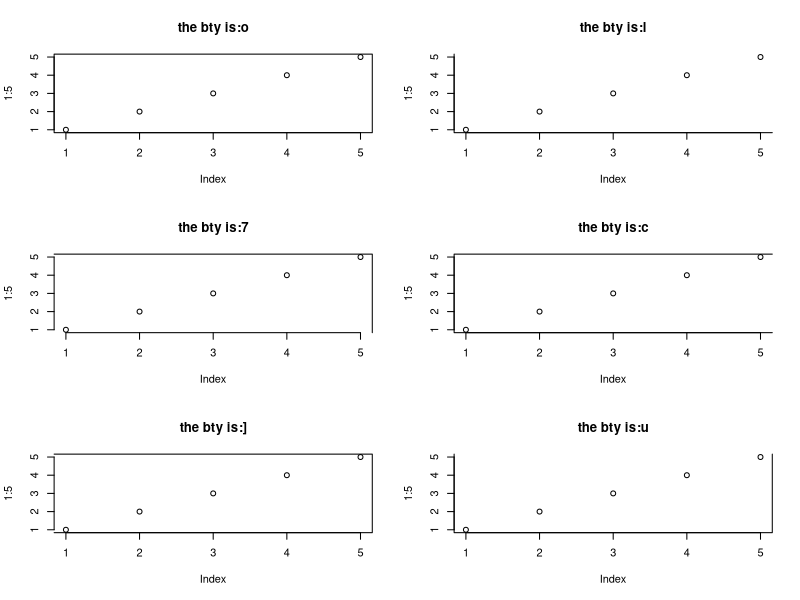

Here is the R script that generated this plot: (Note: this script raises an error after producing the figure.)
# par
# bty:o,l,7,c,u,] 边框样式
# cex 放大或缩小倍数 cex.lab cex.main cex.sub.cex.axis
# col col.main col.sub col.axis col.lab
# family serif symbol mono sans
# font 1 2 3 4 正常 粗体 斜体 粗斜体
# las 坐标轴刻度和坐标轴的关系 0 1 2 3
# lty 0 1 2 3 4 5 6 无线 实线  虚线 点线 点划线 长划线 点长划线
# mgp mgp=c(x,y,z) 分别表示坐标轴标题、刻度、刻度线到画布边缘的距离
# pch 点形状 0-25
# srt 字符串旋转角度 -360-360
# usr 限定画布大小 usr=(x1,x2,y1,y2)
# xaxt,yaxt 需要自定义 坐标轴就让这两个 =n，刻度线和刻度会消失但是保留一条线
# fig 结合new=TRUE使用，在原先画布上新增图形
# https://blog.csdn.net/u012429555/article/details/78749503
# xpd 设置绘图区域大小 FALSE TRUE NA 分别为plotting figure device area

bty = c('o','l','7','c',']','u') 
par(mfrow=c(3,2))#切分画布，详见后文 
for (i in 1:6){#创建一个循环，使 R 一次作出 6 张图 
  par(bty=bty[i])#bty 设置，分别为'o','l','7','c',']','u' 
  plot(1:5, main = paste('the bty is', bty[i], sep = ':')) 
} 

par(mfrow=c(1,1),margin(1,1,1,1),lab=c(10,5))
plot(1:5,cex=1:5,col=1:5,bty="o")

# family="serif" 代表的就是Time New Roman
par(mfrow=c(1,1),family="serif",margin(1,1,1,1))
plot(1:5,cex=1:5,col=1:5,bty="o",main="I LOVE R")


par(mfrow=c(2,2)) 
for(i in 0:3){ 
  par(las=i) 
  plot(1:5,main = paste('the las is', i, sep = ':')) 
} 

par(mfrow=c(2,3)) 
for(i in 1:6){ 
  par(lty=i,lwd=i) 
  plot(1:5,type = 'l',main = paste('the lty is',i,sep = ':'),sub = paste('the lwd is',i,sep = ':'))} 


plot(rep(1:5,times =5),rep(1:5,each=5),pch= 1:25,cex=1.5,
     bty='l',xlim=c(1,5.4))
text(rep(1:5,times =5)+0.15,rep(1:5,each= 5),labels =1:25,col ='red')
dev.off()
dev.new()

par(xaxt="n",yaxt="n",xpd=NA)
plot(1:5)

n <- 1000 
x <- rnorm(n) #生成服从正态分布的 1000 个随机数 
qqnorm(x) #对这 1000 个随机数进行正态性检验 
qqline(x, col="red")#添加正态拟合线 
op <- par(fig=c(.02,.5,.5,.98), new=TRUE) 
#设置 par 函数参数，fig 参数定义了新图形的四个角的位置 
hist(x, probability=T, 
     col="light blue", xlab="", ylab="", main="", axes=F) 
par(op)# 释放参数，防止影响到后面作图

#开始画新图形 
lines(density(x), col="red", lwd=2)#绘制密度曲线 
box()#给新图形加上边框 
par(op)#释放参数 

#----------------------高级绘图函数------------------------------- 
### plot函数
### 大多数参数继承自par，但是par里面有一些参数是独有的
# type=c('p','b','1','s','o','n')
# 让axes=FALSE 可以在后面使用axis()设置坐标轴
type = c('p','b','l','s','o','n') 
par(mfrow=c(2,3)) 
for(i in 1:6){ 
  plot(1:10, type = type[i], main = paste('The plot type is: ', type[i]),xlab = 'x',ylab = 'y') 
}

#boxplot
y~x 
par(mfrow=c(1,3)) 
set.seed(100) 
data = rnorm(40) 
boxplot(data,range= 0.5,xlab= 'range is 0.5') 
boxplot(data,range= 1,xlab = 'range is 1') 
boxplot(data,range= 1.5,xlab= 'range is 1.5') 
data("ToothGrowth")
dev.off()
boxplot(len ~ dose, data = ToothGrowth, 
        boxwex = 0.25, at = 1:3 - 0.2, 
        #boxwex是盒子宽度，at 参数定义了盒形图中盒子的位置，传入一个向量
        #最终三个盒子横坐标就是0.8 1.8 2.8
        #标分别是 0.8，1.8，2.8 
        subset = supp == "VC", col = "yellow", 
        names = c('dose=0.5','dose=1.0','dose=2.0'), 
        main = "Guinea Pigs' Tooth Growth", 
        xlab = "Vitamin C dose mg", 
        ylab = "tooth length", 
        xlim = c(0.5,3.5), ylim = c(0,35), yaxs = "i") # yaxs 是 y轴线型
boxplot(len ~ dose, data = ToothGrowth, add = TRUE, 
        #add 在当前的图形上，添加一个新的盒形图 
        boxwex = 0.25, at = 1:3 + 0.2, 
        names = c('dose=0.5','dose=1.0','dose=2.0'), 
        subset = supp == "OJ", col = "orange") 

# 看到下面boxplot就知道为什么这里要加factor了
names=factor(c(rep("Maestro", 20) , rep("Presto", 20) , 
               rep("Nerak", 20), rep("Eskimo", 20), rep("Nairobi", 20), rep("Artiko", 20)))
value=c( sample(3:10, 20 , replace=T) , sample(2:5, 20 , replace=T) , 
         sample(6:10, 20 , replace=T), sample(6:10, 20 , replace=T) , 
         sample(1:7, 20 , replace=T), sample(3:10, 20 , replace=T) ) 
data=data.frame(names,value) 
dev.off()
dev.new()
?graphics::boxplot

# 突出显示自己想要突出的组别
boxplot(data$value ~ data$names , 
        col=ifelse(levels(data$names)=="Nairobi" , "#DF6020" , 
                   ifelse(levels(data$names)=="Eskimo","#2080DF","grey90" )) , 
        ylab="disease" , xlab="- variety -") 
legend("topright", legend = c("Positive control","Negative control") ,
       col = c("#DF6020","#2080DF"), 
       bty = "n", pch=20 , pt.cex = 3, cex = 1, 
       horiz = FALSE, inset = c(0.03, 0.1))
# legend
# 位置就是top和bottom以及left和right的组合
# bty=“n"就是图例无边框
# pch是点的类型，上面讲过
# pt.cex是标签的图标的大小,cex是标注大小
# horiz = T表示图例文字水平排布
# x.interssp和y.intersp是用来规定图例文字段之间的距离的


#根据value的mean重新定义data的顺序
#reorder函数的第三个参数mean，也可以是任意的function(x)对前面的value进行界定
order_names <- with(data,reorder(names, value, median, na.rm = TRUE)) 
boxplot(data$value ~ order_names , col = '#334CCC', ylab="disease" , xlab="- variety -") 

#barplot
data <- sample(c(50:80),5) 
barplot(data,col = heat.colors(5)) 

my_matrix <- 
  matrix(data = sample(10:40,9),nrow = 3,dimnames = 
           list(c('A','B','C'),paste('dose',1:3))) 
barplot(t(my_matrix),beside = T,col = rainbow(3)) # beside=T是平行放置，F是堆栈
# 两个颜色函数rainbow heat.colors
# barplot只能接受matrix，而不能接受dataframe，变量名作为矩阵的列名传入barplot
# 所以上面需要t

par(mfrow=c(2,2)) 
average_gdp <- c(6500,8000,13000,9200) 
country <- c('China','Korea','Japan','Singapore') 
barplot(average_gdp,names.arg = country) 
barplot(average_gdp,names.arg = country,horiz = TRUE) 
barplot(average_gdp,names.arg = country,horiz = FALSE,width = c(0.5,0.8,1.2,1.5))
barplot(average_gdp,names.arg = country,horiz = FALSE,space = 1.2) 


data(iris) 
data_mean <- apply(iris[,1:3],2,mean)
data_sd <- apply(iris[,1:3],2,sd) 
#将 barplot()存入一个对象中，这个对象保存的是条柱的中心位置的横坐标 
barcenters <- barplot(data_mean,names.arg = names(data_mean),ylim = c(0,8),main = 'ugly') 
# 添加errorbar
arrows(barcenters,data_mean-data_sd,barcenters,data_mean+data_sd,code = 3,angle = 90) 
# 前面两个是起始点的x y坐标，后面两个是终止点的，code=3表示做两个箭头，反过来再做一次
# angle=90的意思是：箭头张开的角度和柄成90度，调整为10试试看

# 附带学习segments函数
barcenters <- barplot(data_mean,names.arg = names(data_mean),ylim = c(0,8),main = 'ugly') 
segments(barcenters,data_mean-data_sd,barcenters,data_mean+data_sd,lty = 1.2) 

# dev.off()
# dev.new()
## 如何给barplot添加error bar
A=c(rep("drug A" , 10) , rep("drug B" , 10) ) 
B=rnorm(20,10,4) 
C=rnorm(20,8,3) 
D=rnorm(20,5,4) 
data=data.frame(A,B,C,D) 
colnames(data)=c("treatment","dose_1","dose_2","dose_3") 
bilan=aggregate(cbind(dose_1, dose_2, dose_3)~treatment , data=data , mean) 
rownames(bilan)=bilan[,1]
bilan=as.matrix(bilan[,-1]) 
lim=1.2*max(bilan) 
ze_barplot = barplot(bilan , beside=T , legend.text=T , col=c("blue" , "skyblue") , 
                     ylim=c(0,lim)) 
# 写一个eoor.bar的参数,...再次遇到缺省参数，表示可以在函数内导入其他参数，只要arrows能识别
error.bar <- function(x, y, upper, lower=upper, length=0.1,...){ 
  arrows(x,y+upper, x, y-lower, angle=90, code=3, length=length, ...) 
} 
stdev=aggregate(cbind(dose_1,dose_2,dose_3)~treatment , data=data , sd) 
rownames(stdev)=stdev[,1] 
stdev=as.matrix(stdev[,-1]) * 1.96 / 10 
ze_barplot = barplot(bilan , beside=T , legend.text=T,col=c("blue" , "skyblue") , ylim=c(0,lim) , 
                     ylab="height") 
error.bar(ze_barplot,bilan, stdev) 
